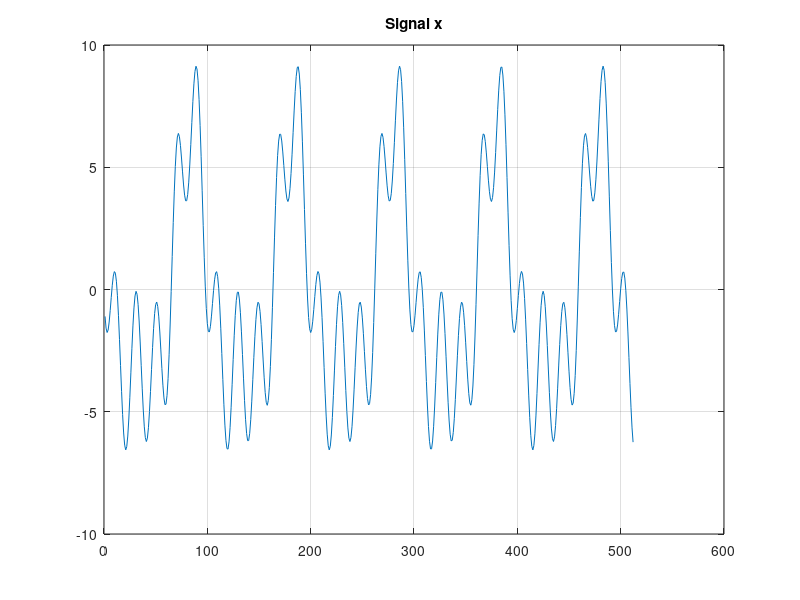
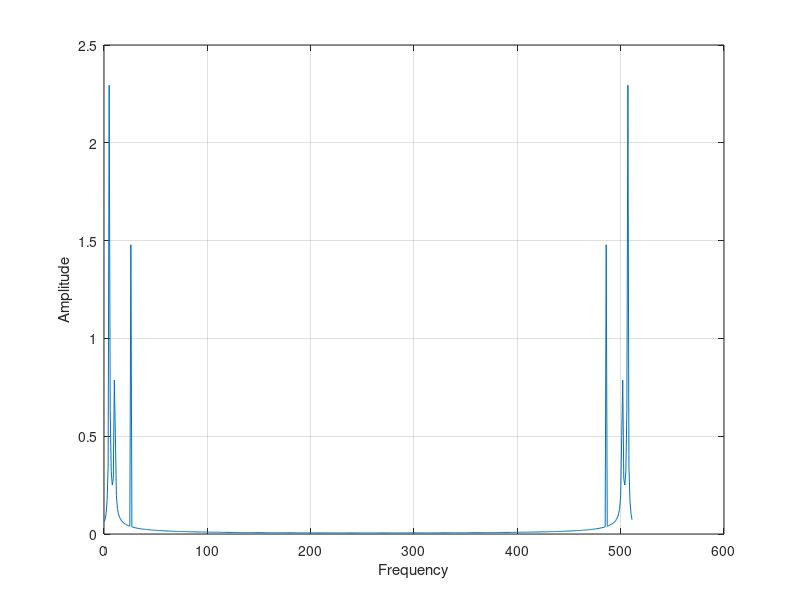
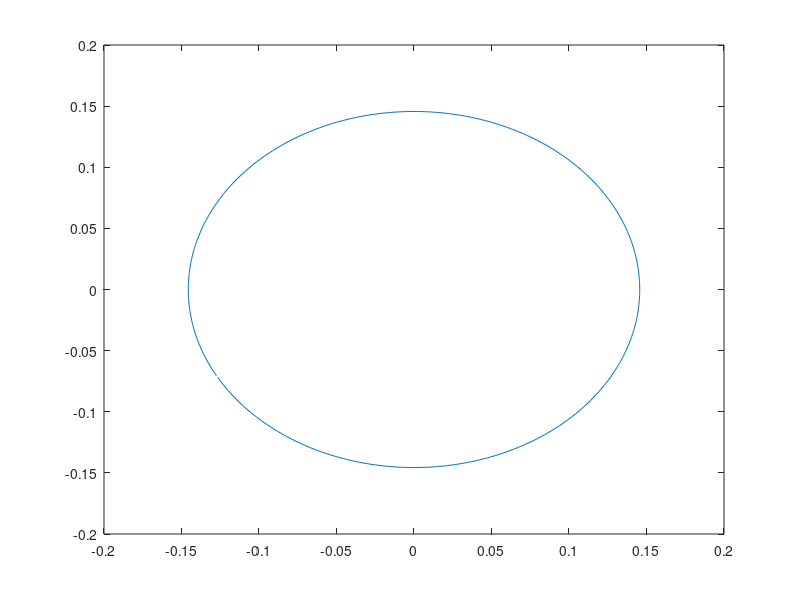

The MATLAB source for these figures, in order: (Note: this script raises an error after producing the figures.)
clc
close all
clear
%% Lab2: Discrete Fourier Transform
%% Spectral analysis of a synthetic signal.
%% R1a)
% Frequency
M = 512;
w0 = @(M) 5.2*2*pi/M;
x_ = @(n) 5*cos(w0(M)*n + 1) + 2*cos(2*w0(M)*n + 2) + 3*cos(5*w0(M)*n + 3);
n = linspace(0,M-1, M);
x = x_(n);
%% R1b)
figure()
plot(x)
grid on
title('Signal x')
% Comment: In this image it can be observed sinusoidal singal with several
% harmonics. The peaks of this signal is spaced on the X axis by 99, then 98,
% then 99, then 98 ... periodic?
%% R1c)
dft = fft(x);
dft(abs(dft) < 1e-6) = 0;
figure()
plot(0:M-1,abs(dft)/M)
grid on
xlabel('Frequency')
ylabel('Amplitude')
figure()
plot(0:M-1,angle(dft))
grid on
xlabel('Frequency')
ylabel('Angle')
%% R1d)
xr = zeros(1, length(dft));  
for n=1:M    
    for k=1:M
        sum = (2/M)*dft(k)*exp(1i*2*pi*n/M); 
    end
    xr(n) = sum; 
end
plot(xr)

%% Spectral analysis of a real voice signal
%% R2a)
[r, Fs] = audioread('How_many_roads.wav');
soundsc(r, Fs);
%% R2b) 

